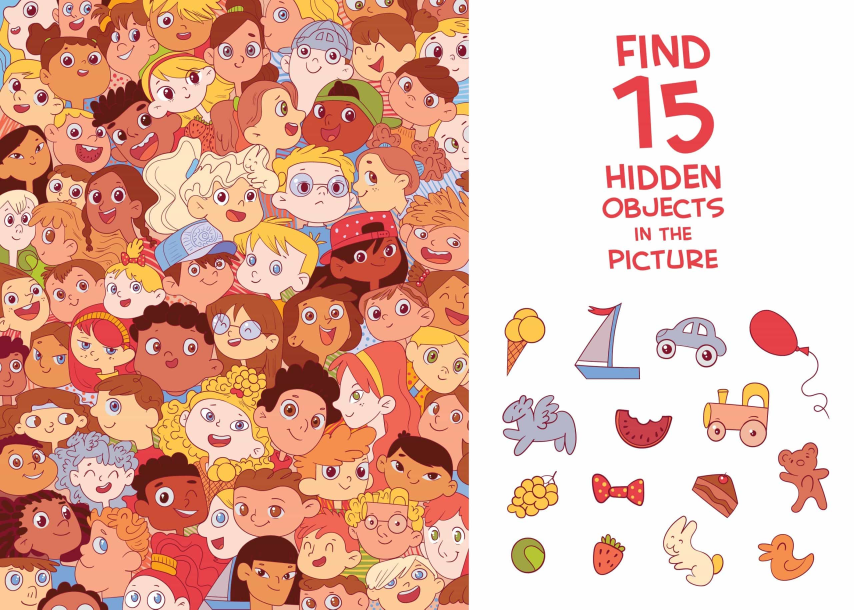
#> input picture 1.jpg, 2560 x 1829 px, found by its file name (shown at 1/3 size)
$ python -i views.py   (imports and definitions only)
#> lines starting #> are read from the running program, lines starting #| are printed output that depends on the picture
from django.shortcuts import render

# Create your views here.
import cv2
import base64
import numpy as np
from django.http import JsonResponse
from django.shortcuts import render
import io
from django.core.files.storage import FileSystemStorage
# Hàm phát hiện đối tượng (ví dụ sử dụng ORB)
# [41 lines left out: functions blur_and_edges, template_matching, draw_frame, not called in this run]


def detection(tem):
#> called with tem = '../../1.jpg'
    image = cv2.imread('detection/static/image/1.jpg')
#> image is the input picture: shape (1829, 2560, 3); mean B, G, R 165.3, 181.6, 227.1
    gray_image = cv2.cvtColor(image, cv2.COLOR_BGR2GRAY)
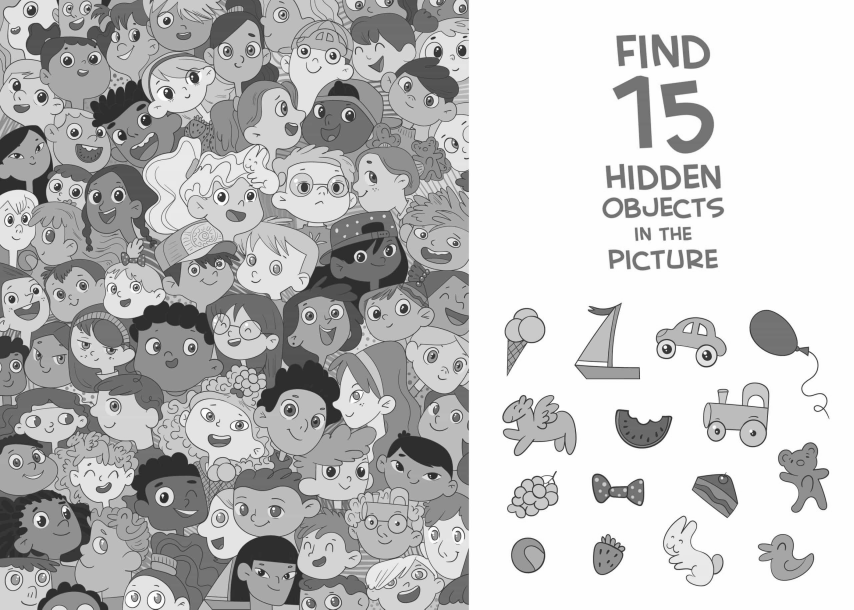
#> gray_image: shape (1829, 2560) (shown at 1/3 size); min 14, max 255, mean 193.3
    image_gray = gray_image[0:,0:1410]
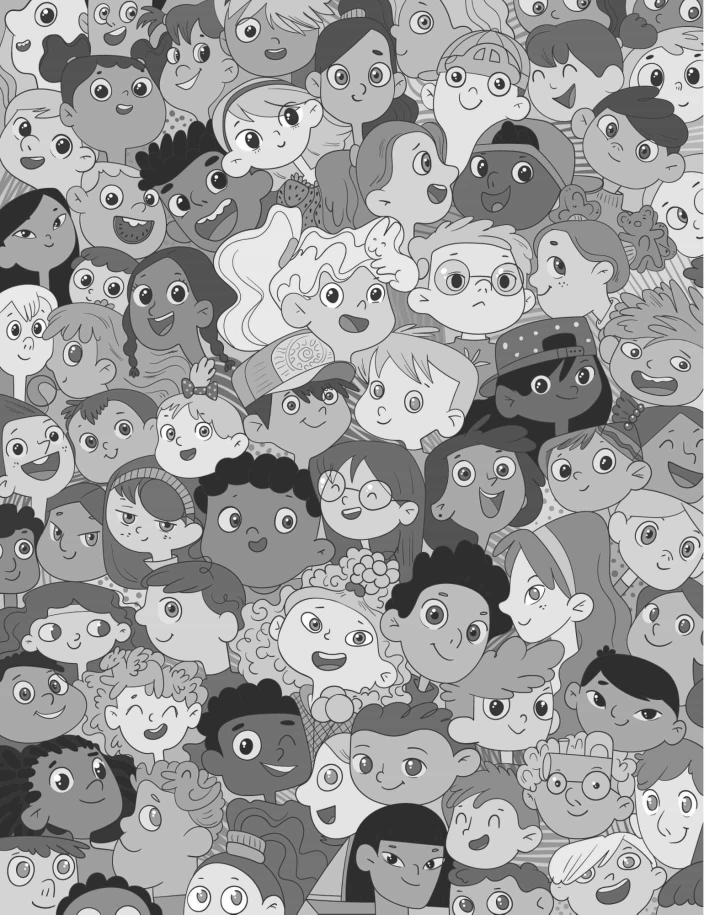
#> image_gray: shape (1829, 1410) (shown at 1/2 size); min 14, max 255, mean 157.4
    image = image[0:,0:1410]
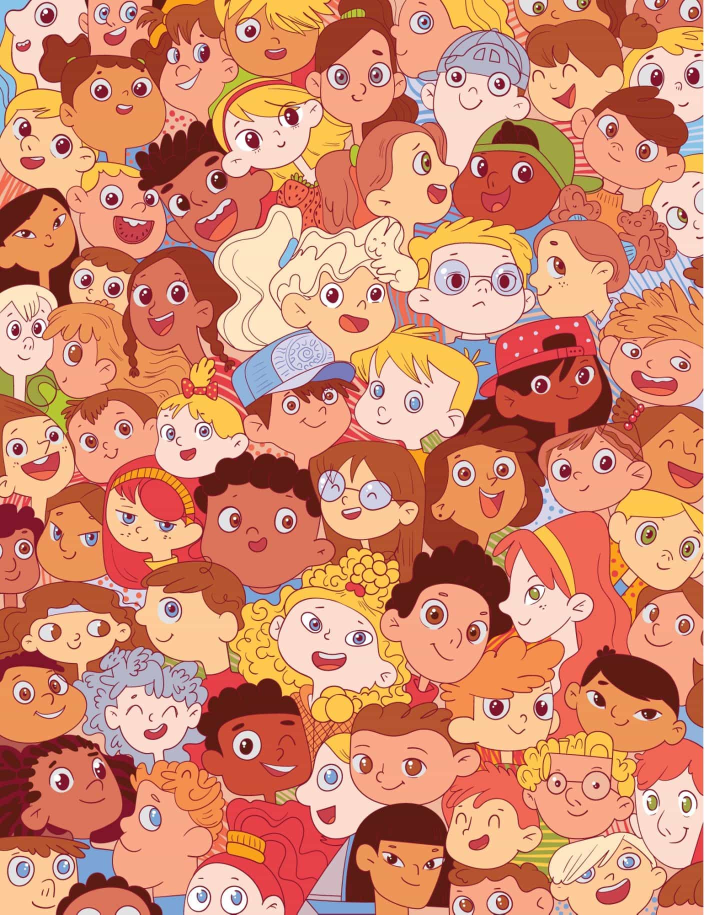
#> image: shape (1829, 1410, 3) (shown at 1/2 size); mean B, G, R 111.1, 139.1, 211.1
    tem = cv2.imread(f'detection/static/image/tem_image/{tem}.jpg')
#> (the run stopped early here; a loop or call above may not have finished)
